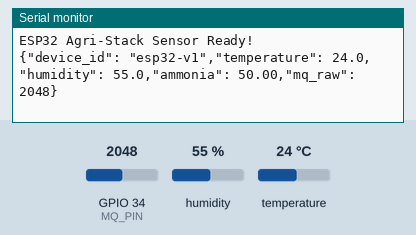
Recording of a sketch running on a simulated ESP32. Shown: the last lines printed to the serial monitor. The inputs (shaded band) are chosen by the test bench; at power-on: humidity 55 %, GPIO 34 (MQ_PIN) = 2048, temperature 24 °C.

Above: at 3.2 s.
3.3 s: humidity set to 22 %
At 4.7 s:
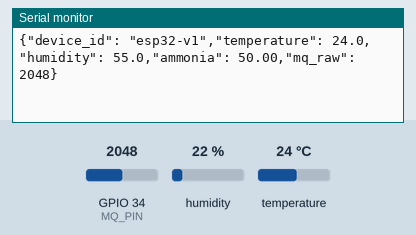
6.0 s: GPIO 34 (MQ_PIN) set to 2866
At 6.5 s:
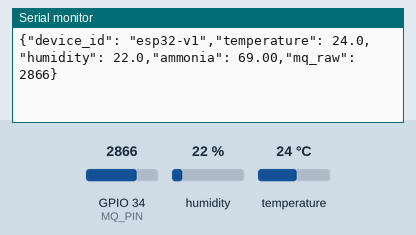
8.7 s: temperature set to 12 °C
At 10.7 s:
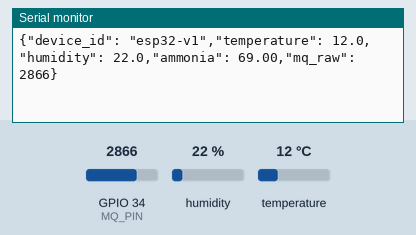
11.4 s: GPIO 34 (MQ_PIN) set to 3603
At 13.2 s:
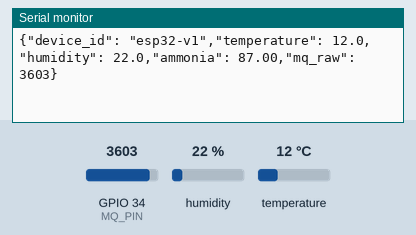
14.1 s: humidity set to 40 %
At 14.1 s:
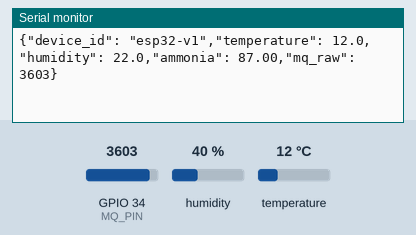
Timing chart, 0 to 17.1 s (numbered marks = the images above; inputs shaded):
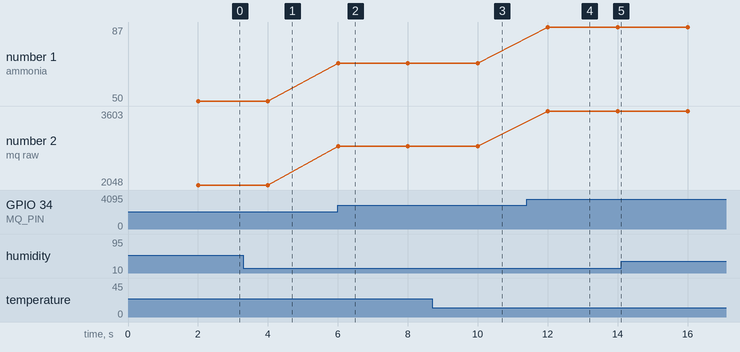

Measured:
- after the input at 6.0 s, the serial monitor: prints a new line at once (image 2)
- after the input at 8.7 s, the serial monitor: prints a new line after 1.3 s (image 3)
- after the input at 11.4 s, the serial monitor: prints a new line after 0.60 s (image 4)
- plotted number 1: 50 → 69 after the input at 6.0 s, 69 → 87 after the input at 11.4 s
- plotted number 2: 2048 → 2866 after the input at 6.0 s, 2866 → 3603 after the input at 11.4 s

The sketch:

esp32_real_sensors.ino
```cpp
/*
  Firmware: esp32_real_sensors.ino
  Board:    ESP32 NodeMCU (30-pin)
  Sensors:  DHT22 (Temp + Humidity), MQ-137 (Ammonia)
  Output:   JSON over Serial (USB) at 115200 baud

  Wiring:
    DHT22:
      VCC  -> 3.3V on ESP32
      GND  -> GND
      DATA -> GPIO 4 (D4)
    MQ-137:
      VCC  -> 5V (VIN pin on ESP32, powered via USB)
      GND  -> GND
      A0   -> GPIO 34 (ADC1 - input only pin, safe for ADC)
*/

#include <DHT.h>

// --- Pin Definitions ---
#define DHT_PIN   4     // GPIO 4 for DHT22 data
#define DHT_TYPE  DHT22
#define MQ_PIN    34    // GPIO 34 for MQ-137 analog output

// --- DHT Sensor ---
DHT dht(DHT_PIN, DHT_TYPE);

// --- Timing ---
const unsigned long INTERVAL_MS = 2000; // Send every 2 seconds
unsigned long lastSendTime = 0;

void setup() {
  Serial.begin(115200);
  dht.begin();
  delay(2000); // Give DHT22 time to stabilize
  Serial.println("ESP32 Agri-Stack Sensor Ready!");
}

void loop() {
  unsigned long now = millis();
  if (now - lastSendTime < INTERVAL_MS) return;
  lastSendTime = now;

  // 1. Read DHT22
  float temperature = dht.readTemperature(); // Celsius
  float humidity    = dht.readHumidity();

  // Check for read errors
  if (isnan(temperature) || isnan(humidity)) {
    Serial.println("{\"error\": \"DHT22 read failed\"}");
    return;
  }

  // 2. Read MQ-137 (Raw ADC 0-4095 on ESP32's 12-bit ADC)
  int mqRaw = analogRead(MQ_PIN);

  // Map raw ADC to an approximate PPM range for display
  // NOTE: Not scientifically calibrated. For visualization only.
  // Real calibration requires known gas concentrations.
  float ammoniaPPM = map(mqRaw, 0, 4095, 0, 100);

  // 3. Build JSON Payload
  String payload = "{";
  payload += "\"device_id\": \"esp32-v1\",";
  payload += "\"temperature\": " + String(temperature, 1) + ",";
  payload += "\"humidity\": "    + String(humidity, 1)    + ",";
  payload += "\"ammonia\": "     + String(ammoniaPPM)     + ",";
  payload += "\"mq_raw\": "      + String(mqRaw);
  payload += "}";

  // 4. Send over USB Serial
  Serial.println(payload);
}
```
